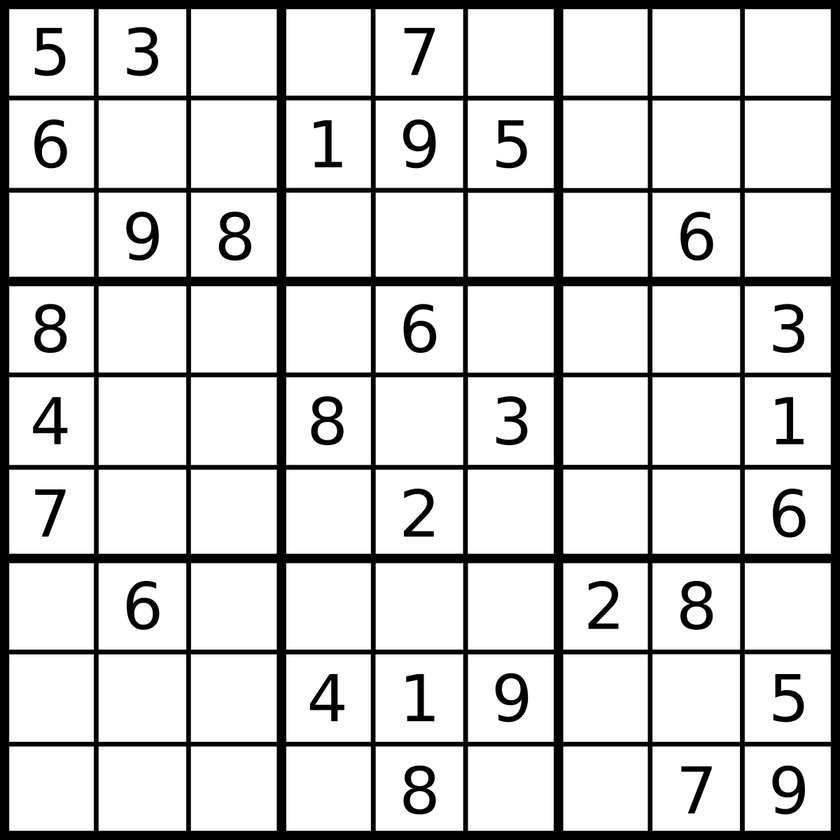
#> input picture images/sudoku.png, 840 x 840 px, shrunk from 1200 x 1200 before the run
$ python 26_edge_laplacian.py   (older library calls are emulated)
#> lines starting #> are read from the running program, lines starting #| are printed output that depends on the picture
import cv2
import numpy as np

#load an image
image = cv2.imread("images/sudoku.png")
#> image is the input picture: shape (840, 840, 3); min 0, max 255, mean 209.7
image = cv2.cvtColor(image, cv2.COLOR_BGR2GRAY)
#> image: shape (840, 840)

image =cv2.bilateralFilter(image, 5, 50, 50)
cv2.imshow("Blurred Image", image)

#laplacian function for edge detection
laplace = cv2.Laplacian(image, cv2.CV_64F)
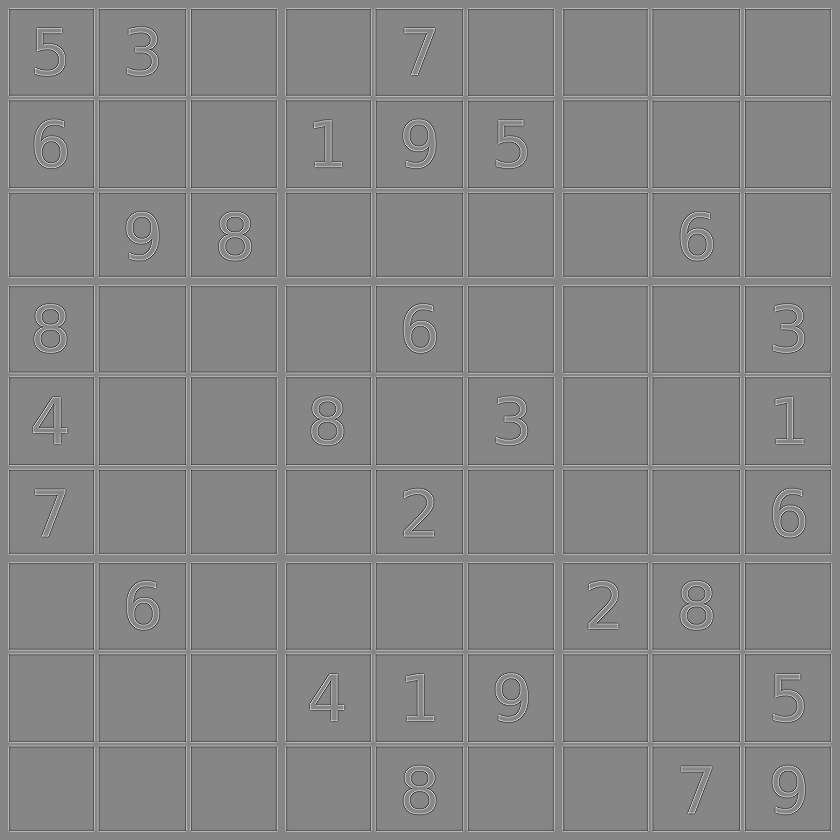
#> laplace: shape (840, 840) float64; min -593, max 530, mean 0; drawn with min black and max white
laplace = np.uint8(np.absolute(laplace))
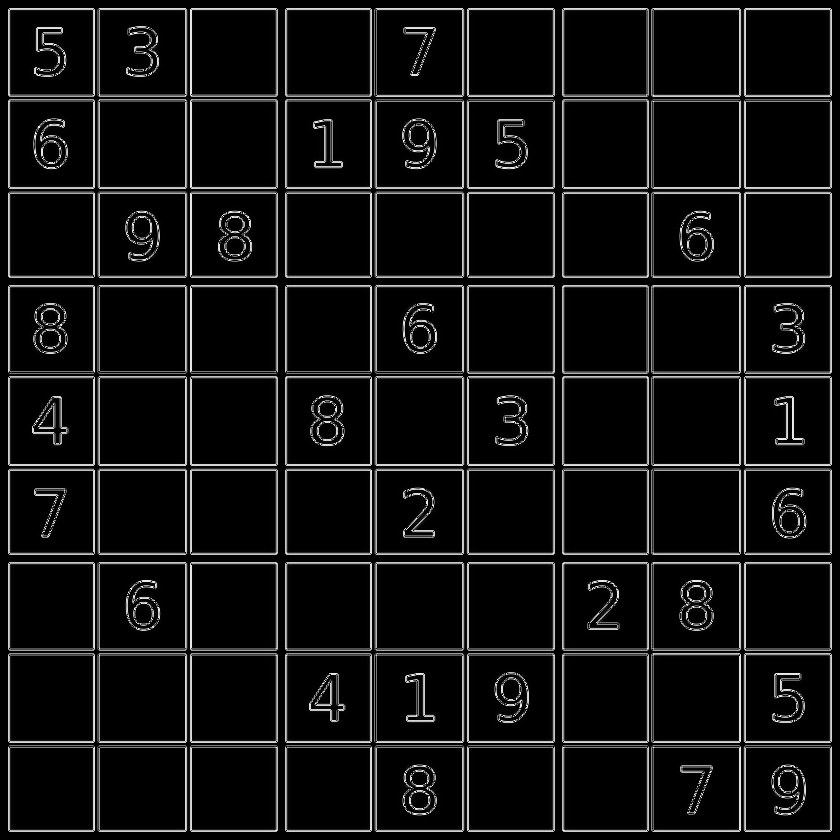
#> laplace: shape (840, 840); min 0, max 255, mean 18.6

cv2.imshow("Laplacian Edges",laplace)
cv2.waitKey(0)
